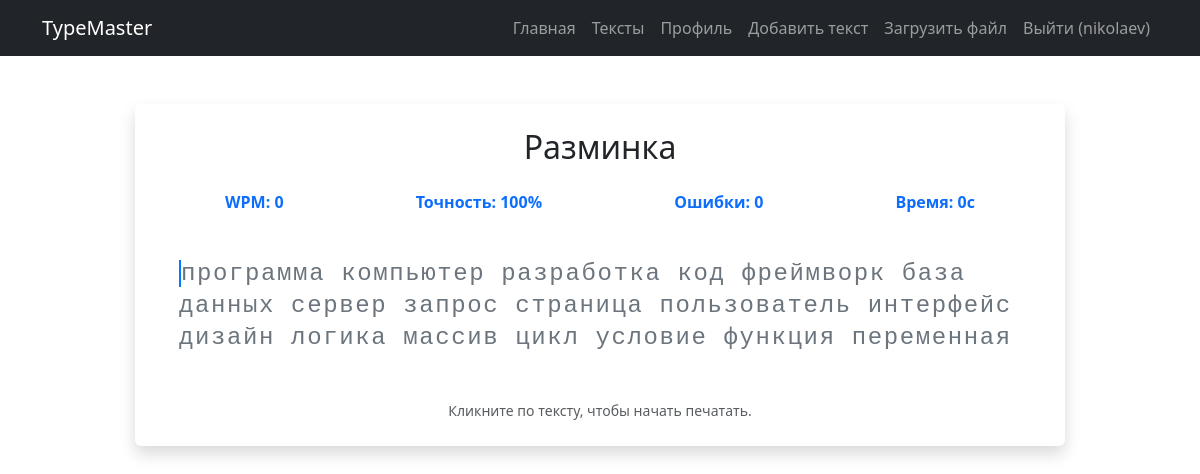
The app's page /test/1 (signed in), older data.
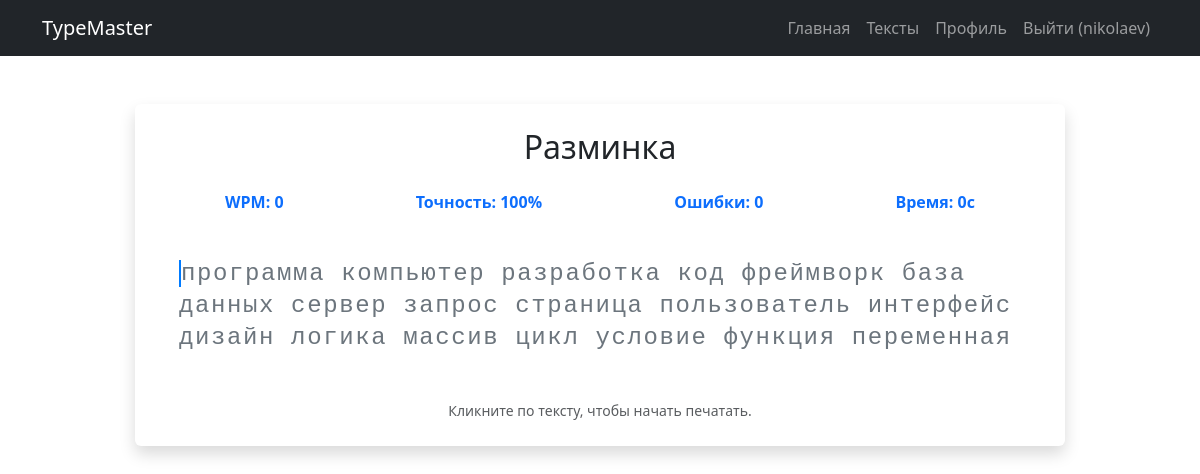
The same page, newer data.
### app/routes.py (the view)
@app.route("/test/<int:text_id>")
@login_required
def typing_test(text_id):
    text = Text.query.get_or_404(text_id)
    return render_template('test.html', title='Тест печати', text=text)

### app/models.py (called while the page is built)
@login_manager.user_loader
def load_user(user_id):
    return User.query.get(int(user_id))

### app/templates/test.html (shortened to what this page needs)
{% extends "base.html" %}
{% block content %}
<div class="container mt-5">
    <div class="row justify-content-center">
        <div class="col-md-10 shadow p-4 bg-white rounded">
            <h2 class="text-center mb-4">{{ text.title }}</h2>
            <div class="d-flex justify-content-around mb-4 fw-bold text-primary">
                <div>WPM: <span id="wpm">0</span></div>
                <div>Точность: <span id="accuracy">100</span>%</div>
                <div>Ошибки: <span id="errors">0</span></div>
                <div>Время: <span id="timer">0</span>с</div>
            </div>
            <div id="text-display" onclick="focusInput()">
            </div>
            <div class="text-center mt-4">
                <small class="text-muted">Кликните по тексту, чтобы начать печатать.</small>
            </div>
        </div>
    </div>
</div>
{% endblock %}

### app/templates/base.html (shortened to what this page needs)
<!DOCTYPE html>
<html lang="ru">
<head>
    <link href="https://cdn.jsdelivr.net/npm/bootstrap@5.3.0/dist/css/bootstrap.min.css" rel="stylesheet">
</head>
<body>
    <nav class="navbar navbar-expand-lg navbar-dark bg-dark mb-4">
        <div class="container">
            <a class="navbar-brand" href="{{ url_for('index') }}">TypeMaster</a>
            <div class="navbar-nav">
                <a class="nav-link" href="{{ url_for('index') }}">Главная</a>
                {% if current_user.is_authenticated %}
                    <a class="nav-link" href="{{ url_for('texts_list') }}">Тексты</a>
                    <a class="nav-link" href="{{ url_for('profile') }}">Профиль</a>
                    {% if current_user.is_admin %}
                        <a class="nav-link" href="{{ url_for('new_text') }}">Добавить текст</a>
                        <a class="nav-link" href="{{ url_for('upload_file') }}">Загрузить файл</a>
                    {% endif %}
                    <a class="nav-link" href="{{ url_for('logout') }}">Выйти ({{ current_user.username }})</a>
                {% else %}
                    <a class="nav-link" href="{{ url_for('login') }}">Войти</a>
                    <a class="nav-link" href="{{ url_for('register') }}">Регистрация</a>
                {% endif %}
            </div>
        </div>
    </nav>
    <div class="container">
        {% block content %}{% endblock %}
    </div>
</body>
</html>

Row changes from the older to the newer data that the page shows:
changed User "nikolaev": is_admin True → False (drawn)
Text that changed along with them:
text no longer shown: "Добавить текст Загрузить файл"
